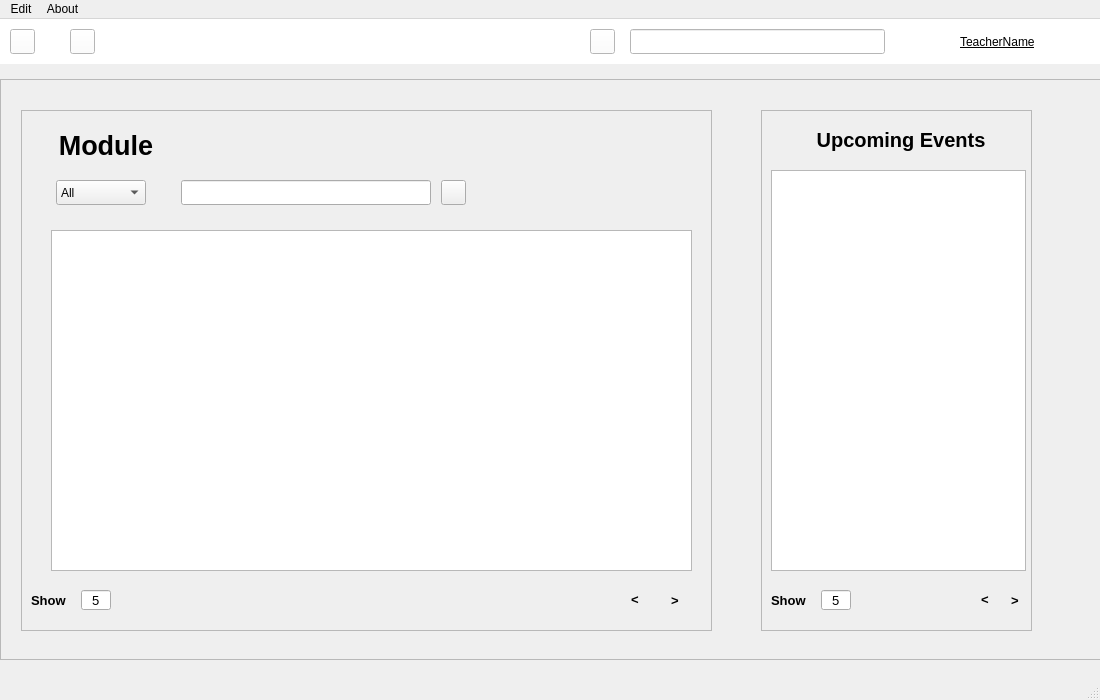
<?xml version="1.0" encoding="UTF-8"?>
<ui version="4.0">
 <class>MainWindow</class>
 <widget class="QMainWindow" name="MainWindow">
  <property name="geometry">
   <rect>
    <x>0</x>
    <y>0</y>
    <width>1100</width>
    <height>700</height>
   </rect>
  </property>
  <property name="windowTitle">
   <string>MainWindow</string>
  </property>
  <widget class="QWidget" name="centralwidget">
   <widget class="QWidget" name="widget" native="true">
    <property name="geometry">
     <rect>
      <x>0</x>
      <y>0</y>
      <width>1101</width>
      <height>45</height>
     </rect>
    </property>
    <property name="styleSheet">
     <string notr="true">background-color:rgb(255, 255, 255)</string>
    </property>
    <widget class="QToolButton" name="toolButton">
     <property name="geometry">
      <rect>
       <x>10</x>
       <y>10</y>
       <width>25</width>
       <height>25</height>
      </rect>
     </property>
     <property name="styleSheet">
      <string notr="true">border-image: url(:/all/images/backIcon.png);</string>
     </property>
     <property name="text">
      <string/>
     </property>
    </widget>
    <widget class="QToolButton" name="toolButton_2">
     <property name="geometry">
      <rect>
       <x>70</x>
       <y>10</y>
       <width>25</width>
       <height>25</height>
      </rect>
     </property>
     <property name="styleSheet">
      <string notr="true">border-image: url(:/all/images/homeIcon.png)</string>
     </property>
     <property name="text">
      <string/>
     </property>
     <property name="popupMode">
      <enum>QToolButton::DelayedPopup</enum>
     </property>
    </widget>
    <widget class="QToolButton" name="toolButton_3">
     <property name="geometry">
      <rect>
       <x>590</x>
       <y>10</y>
       <width>25</width>
       <height>25</height>
      </rect>
     </property>
     <property name="styleSheet">
      <string notr="true">border-image:url(:/all/images/searchIcon.png)</string>
     </property>
     <property name="text">
      <string/>
     </property>
    </widget>
    <widget class="QLineEdit" name="lineEdit_4">
     <property name="geometry">
      <rect>
       <x>630</x>
       <y>10</y>
       <width>255</width>
       <height>25</height>
      </rect>
     </property>
    </widget>
    <widget class="QLabel" name="label_2">
     <property name="geometry">
      <rect>
       <x>960</x>
       <y>10</y>
       <width>100</width>
       <height>25</height>
      </rect>
     </property>
     <property name="font">
      <font>
       <underline>true</underline>
      </font>
     </property>
     <property name="text">
      <string>TeacherName</string>
     </property>
    </widget>
   </widget>
   <widget class="QScrollArea" name="scrollArea">
    <property name="geometry">
     <rect>
      <x>0</x>
      <y>60</y>
      <width>1111</width>
      <height>581</height>
     </rect>
    </property>
    <property name="widgetResizable">
     <bool>true</bool>
    </property>
    <widget class="QWidget" name="scrollAreaWidgetContents">
     <property name="geometry">
      <rect>
       <x>0</x>
       <y>0</y>
       <width>1109</width>
       <height>579</height>
      </rect>
     </property>
     <widget class="QFrame" name="frame">
      <property name="geometry">
       <rect>
        <x>20</x>
        <y>30</y>
        <width>691</width>
        <height>521</height>
       </rect>
      </property>
      <property name="frameShape">
       <enum>QFrame::StyledPanel</enum>
      </property>
      <property name="frameShadow">
       <enum>QFrame::Raised</enum>
      </property>
      <widget class="QLabel" name="label">
       <property name="geometry">
        <rect>
         <x>30</x>
         <y>20</y>
         <width>110</width>
         <height>30</height>
        </rect>
       </property>
       <property name="font">
        <font>
         <pointsize>20</pointsize>
         <weight>75</weight>
         <bold>true</bold>
        </font>
       </property>
       <property name="text">
        <string>Module</string>
       </property>
       <property name="alignment">
        <set>Qt::AlignCenter</set>
       </property>
      </widget>
      <widget class="QComboBox" name="comboBox">
       <property name="geometry">
        <rect>
         <x>35</x>
         <y>70</y>
         <width>90</width>
         <height>25</height>
        </rect>
       </property>
       <item>
        <property name="text">
         <string>All</string>
        </property>
       </item>
       <item>
        <property name="text">
         <string>In Progress</string>
        </property>
       </item>
       <item>
        <property name="text">
         <string>Future</string>
        </property>
       </item>
       <item>
        <property name="text">
         <string>Past</string>
        </property>
       </item>
       <item>
        <property name="text">
         <string>Starred</string>
        </property>
       </item>
      </widget>
      <widget class="QLineEdit" name="lineEdit">
       <property name="geometry">
        <rect>
         <x>160</x>
         <y>70</y>
         <width>250</width>
         <height>25</height>
        </rect>
       </property>
      </widget>
      <widget class="QListView" name="listView">
       <property name="geometry">
        <rect>
         <x>30</x>
         <y>120</y>
         <width>641</width>
         <height>341</height>
        </rect>
       </property>
      </widget>
      <widget class="QLabel" name="label_4">
       <property name="geometry">
        <rect>
         <x>10</x>
         <y>480</y>
         <width>41</width>
         <height>21</height>
        </rect>
       </property>
       <property name="font">
        <font>
         <pointsize>10</pointsize>
         <weight>75</weight>
         <bold>true</bold>
        </font>
       </property>
       <property name="text">
        <string>Show</string>
       </property>
      </widget>
      <widget class="QLineEdit" name="lineEdit_2">
       <property name="geometry">
        <rect>
         <x>60</x>
         <y>480</y>
         <width>30</width>
         <height>20</height>
        </rect>
       </property>
       <property name="font">
        <font>
         <pointsize>10</pointsize>
        </font>
       </property>
       <property name="text">
        <string>5</string>
       </property>
       <property name="alignment">
        <set>Qt::AlignCenter</set>
       </property>
      </widget>
      <widget class="QLabel" name="label_5">
       <property name="geometry">
        <rect>
         <x>610</x>
         <y>480</y>
         <width>20</width>
         <height>20</height>
        </rect>
       </property>
       <property name="font">
        <font>
         <pointsize>10</pointsize>
         <weight>75</weight>
         <bold>true</bold>
        </font>
       </property>
       <property name="autoFillBackground">
        <bool>true</bool>
       </property>
       <property name="text">
        <string>&lt;</string>
       </property>
      </widget>
      <widget class="QLabel" name="label_6">
       <property name="geometry">
        <rect>
         <x>650</x>
         <y>480</y>
         <width>20</width>
         <height>20</height>
        </rect>
       </property>
       <property name="font">
        <font>
         <pointsize>10</pointsize>
         <weight>75</weight>
         <bold>true</bold>
        </font>
       </property>
       <property name="autoFillBackground">
        <bool>true</bool>
       </property>
       <property name="text">
        <string>&gt;</string>
       </property>
      </widget>
      <widget class="QToolButton" name="toolButton_4">
       <property name="geometry">
        <rect>
         <x>420</x>
         <y>70</y>
         <width>25</width>
         <height>25</height>
        </rect>
       </property>
       <property name="styleSheet">
        <string notr="true">border-image:url(:/all/images/searchIcon.png)</string>
       </property>
       <property name="text">
        <string/>
       </property>
      </widget>
      <widget class="QWidget" name="verticalLayoutWidget">
       <property name="geometry">
        <rect>
         <x>29</x>
         <y>119</y>
         <width>641</width>
         <height>341</height>
        </rect>
       </property>
       <layout class="QVBoxLayout" name="verticalLayout"/>
      </widget>
     </widget>
     <widget class="QFrame" name="frame_2">
      <property name="geometry">
       <rect>
        <x>760</x>
        <y>30</y>
        <width>271</width>
        <height>521</height>
       </rect>
      </property>
      <property name="frameShape">
       <enum>QFrame::StyledPanel</enum>
      </property>
      <property name="frameShadow">
       <enum>QFrame::Raised</enum>
      </property>
      <widget class="QLabel" name="label_3">
       <property name="geometry">
        <rect>
         <x>20</x>
         <y>10</y>
         <width>240</width>
         <height>40</height>
        </rect>
       </property>
       <property name="font">
        <font>
         <pointsize>15</pointsize>
         <weight>75</weight>
         <bold>true</bold>
        </font>
       </property>
       <property name="text">
        <string>Upcoming Events</string>
       </property>
       <property name="alignment">
        <set>Qt::AlignCenter</set>
       </property>
      </widget>
      <widget class="QListView" name="listView_2">
       <property name="geometry">
        <rect>
         <x>10</x>
         <y>60</y>
         <width>255</width>
         <height>401</height>
        </rect>
       </property>
      </widget>
      <widget class="QLabel" name="label_7">
       <property name="geometry">
        <rect>
         <x>10</x>
         <y>480</y>
         <width>41</width>
         <height>21</height>
        </rect>
       </property>
       <property name="font">
        <font>
         <pointsize>10</pointsize>
         <weight>75</weight>
         <bold>true</bold>
        </font>
       </property>
       <property name="text">
        <string>Show</string>
       </property>
      </widget>
      <widget class="QLineEdit" name="lineEdit_3">
       <property name="geometry">
        <rect>
         <x>60</x>
         <y>480</y>
         <width>30</width>
         <height>20</height>
        </rect>
       </property>
       <property name="font">
        <font>
         <pointsize>10</pointsize>
        </font>
       </property>
       <property name="text">
        <string>5</string>
       </property>
       <property name="alignment">
        <set>Qt::AlignCenter</set>
       </property>
      </widget>
      <widget class="QLabel" name="label_8">
       <property name="geometry">
        <rect>
         <x>220</x>
         <y>480</y>
         <width>20</width>
         <height>20</height>
        </rect>
       </property>
       <property name="font">
        <font>
         <pointsize>10</pointsize>
         <weight>75</weight>
         <bold>true</bold>
        </font>
       </property>
       <property name="autoFillBackground">
        <bool>true</bool>
       </property>
       <property name="text">
        <string>&lt;</string>
       </property>
      </widget>
      <widget class="QLabel" name="label_9">
       <property name="geometry">
        <rect>
         <x>250</x>
         <y>480</y>
         <width>20</width>
         <height>20</height>
        </rect>
       </property>
       <property name="font">
        <font>
         <pointsize>10</pointsize>
         <weight>75</weight>
         <bold>true</bold>
        </font>
       </property>
       <property name="autoFillBackground">
        <bool>true</bool>
       </property>
       <property name="text">
        <string>&gt;</string>
       </property>
      </widget>
     </widget>
    </widget>
   </widget>
  </widget>
  <widget class="QStatusBar" name="statusbar"/>
  <widget class="QMenuBar" name="menuBar">
   <property name="geometry">
    <rect>
     <x>0</x>
     <y>0</y>
     <width>1100</width>
     <height>26</height>
    </rect>
   </property>
   <widget class="QMenu" name="menuFile">
    <property name="title">
     <string>Edit</string>
    </property>
   </widget>
   <widget class="QMenu" name="menuAbout">
    <property name="geometry">
     <rect>
      <x>471</x>
      <y>197</y>
      <width>169</width>
      <height>54</height>
     </rect>
    </property>
    <property name="title">
     <string>About</string>
    </property>
   </widget>
   <addaction name="menuFile"/>
   <addaction name="menuAbout"/>
  </widget>
  <action name="actionEdit">
   <property name="text">
    <string>Edit</string>
   </property>
  </action>
  <action name="actionAbout_2">
   <property name="text">
    <string>About</string>
   </property>
  </action>
 </widget>
 <resources>
  <include location="C:/Users/branc/PycharmProjects/GRP17/resources/images.qrc"/>
 </resources>
 <connections/>
</ui>
